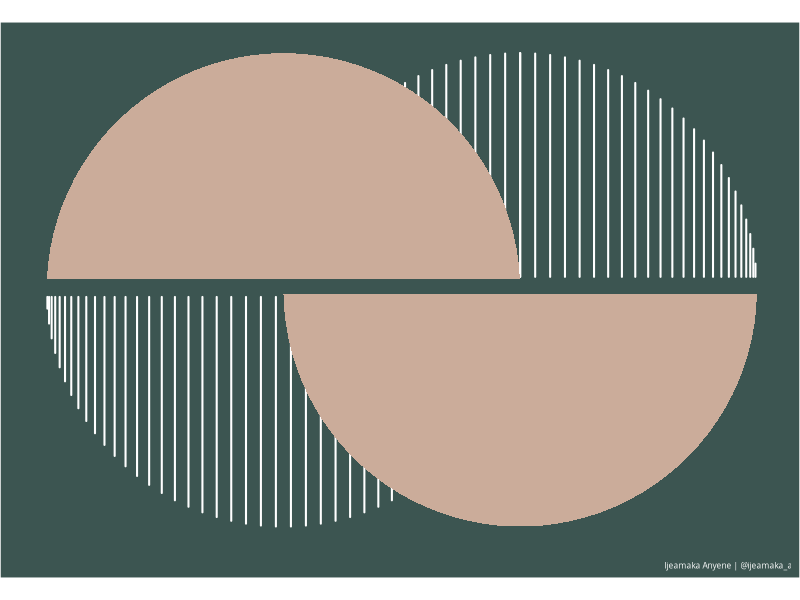
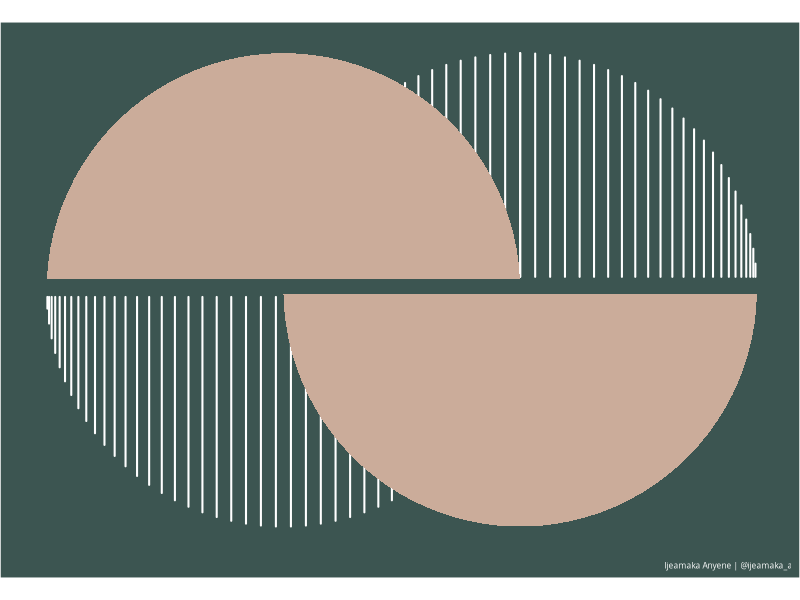

The R script that drew these images, in order:
library(dplyr)
library(ggplot2)
library(ggforce)


apply_pattern_theme = function(bg_hex, caption_hex){
  theme(
    plot.background = element_rect(fill = bg_hex),
    panel.background = element_rect(fill = bg_hex),
    panel.grid = element_blank(),
    plot.caption = element_text(family = "Open Sans",
                                size = 6,
                                color = caption_hex),
    legend.position = "none",
    axis.title = element_blank(),
    axis.text = element_blank(),
    axis.ticks = element_blank()
  )
}

num_lines = 100

circle = tibble(
  len = seq(0, 2*pi, length.out = num_lines),
  x = sin(len),
  y = cos(len))

circle_top = circle %>%
  filter(y >= 0)

circle_bottom = circle %>%
  filter(y < 0) %>%
  mutate(x = x + 1)

lines_top = circle %>%
  filter(y >= 0.055) %>%
  mutate(yend = y,
         y = 0.055,
         x = x + 1,
         xend = x)

lines_bottom = circle %>%
  filter(y <= -0.03) %>%
  mutate(yend = y,
         y = -.03,
         xend = x)

ggplot() +
  geom_segment(data = lines_top,
               aes(x = x, y = y,
                   xend = xend, yend = yend),
               size = 0.7,
               lineend = "round",
               color = "white") +
  geom_segment(data = lines_bottom,
               aes(x = x, y = y,
                   xend = xend, yend = yend),
               size = 0.7,
               lineend = "round",
               color = "white") +
  geom_shape(data = circle_top,
             aes(x, y),
             fill = "#cbac9a") +
  geom_shape(data = circle_bottom,
             aes(x, y),
             fill = "#cbac9a") +
  coord_fixed() +
  labs(caption = "Ijeamaka Anyene | @ijeamaka_a") +
  apply_pattern_theme("#3c5551", "white")

ggsave(
  "pattern_22.png",
  plot = last_plot(),
  device = "png", 
  path = here::here("outputs"), 
  width = 7, 
  height = 5
)
